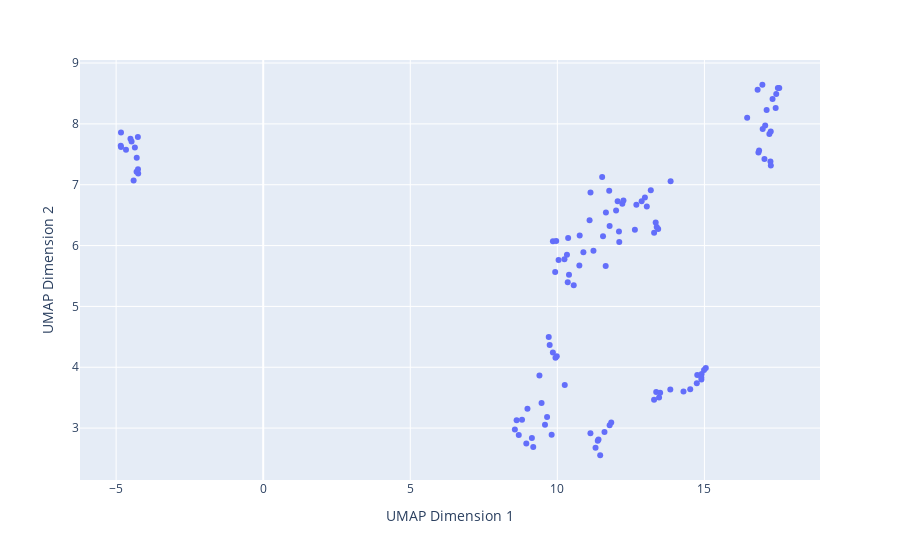

Notebook code cell kept with this figure:
### Code cell
# Create an interactive scatter plot using Plotly
fig = px.scatter(umap_df, x='UMAP Dimension 1', y='UMAP Dimension 2', hover_name=umap_df.index)

# Show the plot
fig.show()
